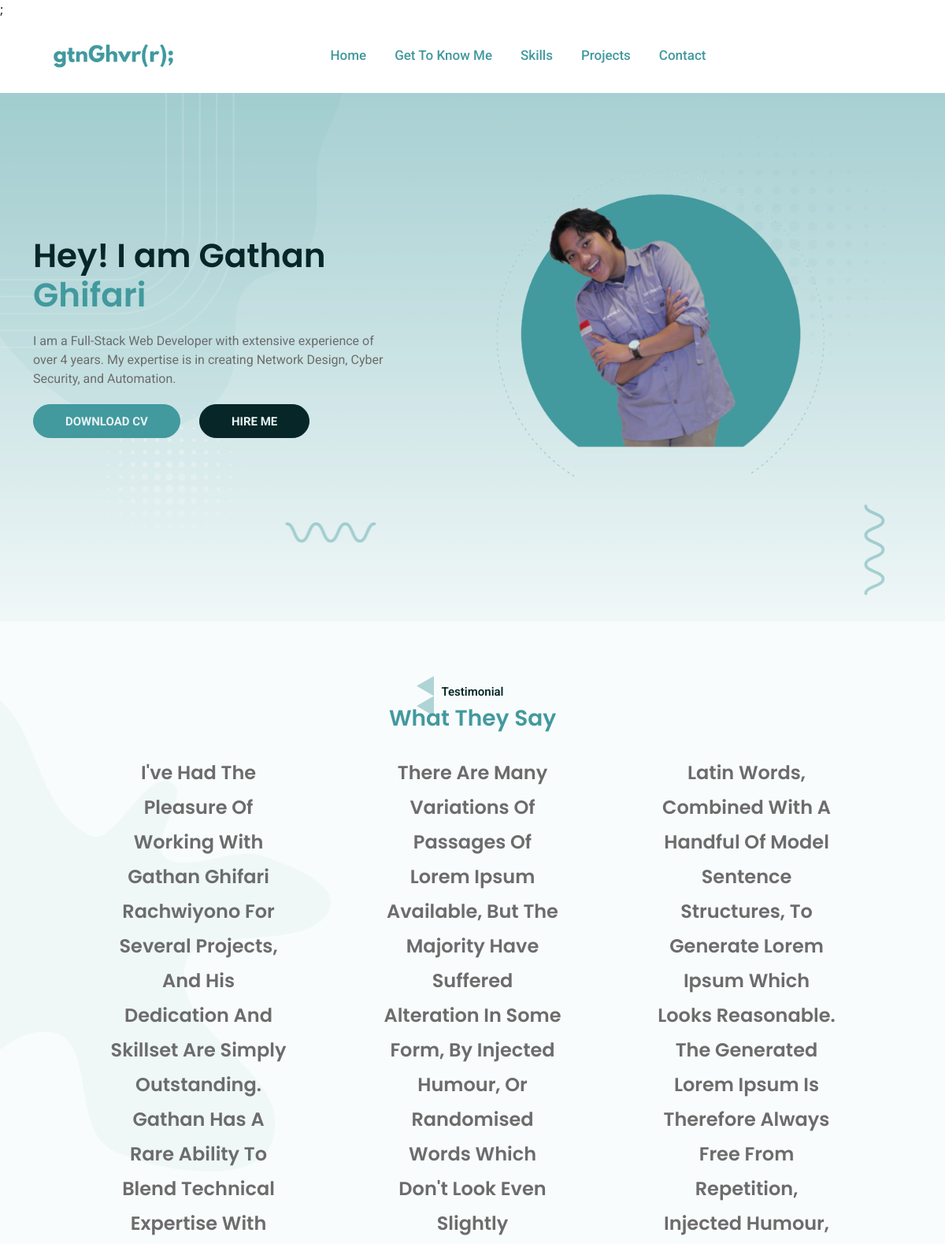
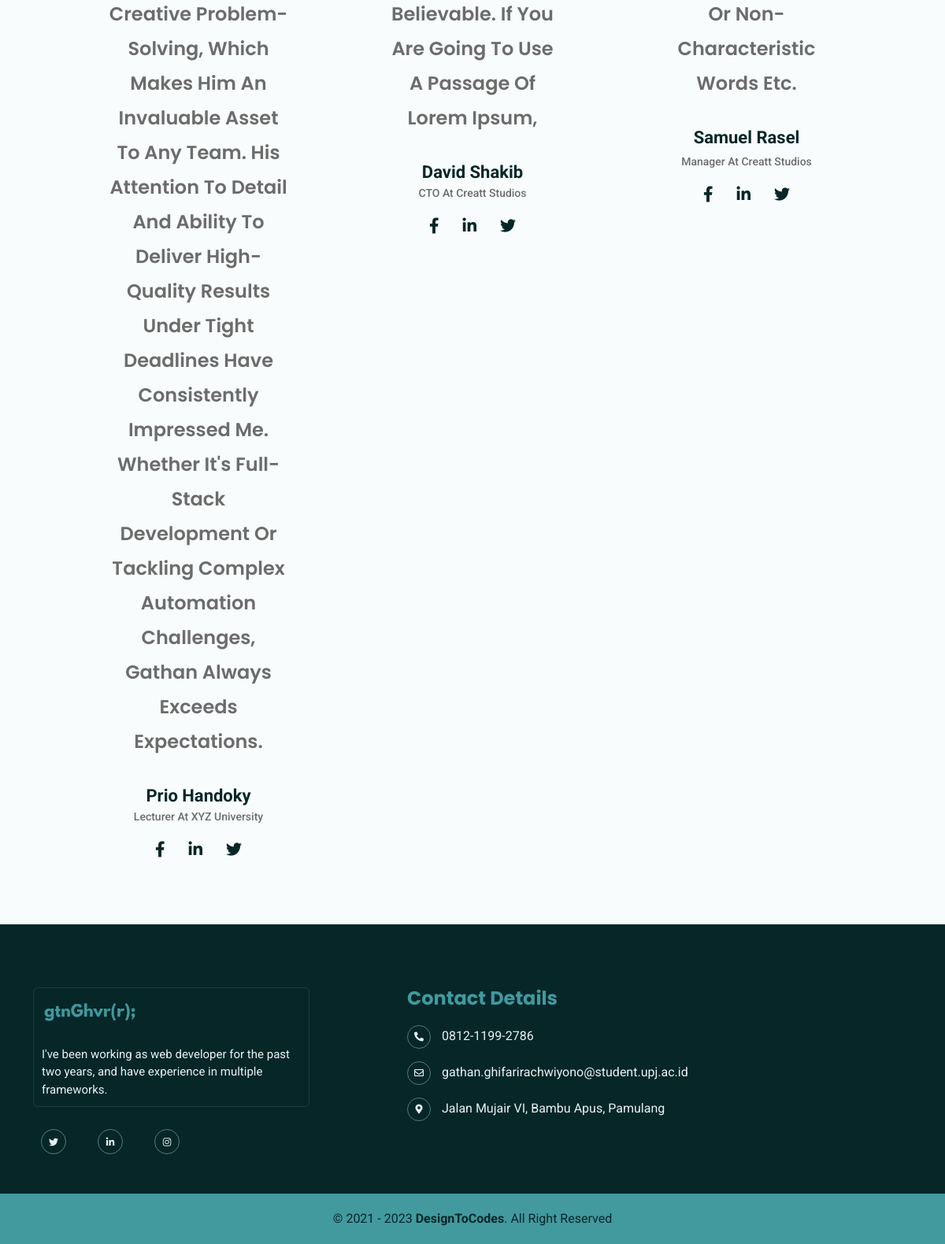
The app's page /home.php with its own data (2 pictures, top to bottom).
### tables this page shows
CREATE TABLE `navbar` (
  `navbar_1` varchar(20) DEFAULT NULL,
  `navbar_2` varchar(20) DEFAULT NULL,
  `navbar_3` varchar(20) DEFAULT NULL,
  `navbar_4` varchar(20) DEFAULT NULL,
  `navbar_5` varchar(20) DEFAULT NULL
);

CREATE TABLE `hero_home` (
  `h1` varchar(100) DEFAULT NULL,
  `caller_name` varchar(10) DEFAULT NULL,
  `p` varchar(200) DEFAULT NULL,
  `btn_1` varchar(20) DEFAULT NULL,
  `btn_2` varchar(20) DEFAULT NULL
);

CREATE TABLE `header_testimonial_section` (
  `small_header` varchar(20) DEFAULT NULL,
  `main_header` varchar(20) DEFAULT NULL
);

CREATE TABLE `testimonial` (
  `id_person` int(11) NOT NULL,
  `person_name` varchar(20) DEFAULT NULL,
  `occupation` varchar(40) DEFAULT NULL,
  `txt` varchar(1000) DEFAULT NULL
);

CREATE TABLE `footer` (
  `dsc` varchar(300) DEFAULT NULL,
  `rsvp` varchar(200) DEFAULT NULL,
  `email` varchar(200) DEFAULT NULL,
  `addr` varchar(100) DEFAULT NULL
);

### home.php (the view, shortened to what this page needs)
<!DOCTYPE html>
<html lang="en">
<head>
    <link rel="stylesheet" href="./lib/WOW-master/css/libs/animate.css">
    <link rel="stylesheet" href="https://cdnjs.cloudflare.com/ajax/libs/font-awesome/5.15.4/css/all.min.css">
    <link rel="stylesheet" href="https://cdnjs.cloudflare.com/ajax/libs/fancybox/3.5.7/jquery.fancybox.min.css">
    <link rel="stylesheet" href="./lib/slick-1.8.1/slick/slick.css">
    <link rel="stylesheet" href="./lib/slick-1.8.1/slick/slick-theme.css">
    <link rel="stylesheet" href="./lib/bootstrap-5/css/bootstrap.min.css">
    <link rel="stylesheet" href="./assets/css/style.css">
    <link rel="stylesheet" href="./assets/css/responsive.css">
     <?php include 'connections/connect.php'?>;
</head>
<body>
    <header class="d2c_navbar sticky-top">
        <div class="container">
            <nav class="navbar navbar-expand-lg px-0 py-0" id="d2c_main_nav">
                <a class="navbar-brand" href="./index.html"><img src="./assets/images/logo.png" alt="Logo"></a>
                <?php
                $select_sql = "select * from navbar";
                $execSQL = mysqli_query($conn, $select_sql);
                $result = mysqli_fetch_assoc($execSQL);
          ?>
                <div class="collapse navbar-collapse js-clone-nav justify-content-center">
                    <ul class="navbar-nav">
                        <li class="nav-item">
                            <a class="nav-link activate" href="home.php"><?php echo $result['navbar_1']; ?> <span class="sr-only">(current)</span></a>
                        </li>
                        <li class="nav-item">
                            <a class="nav-link" href="about.php"><?php echo $result['navbar_2'];?></a>
                        </li>
                        <li class="nav-item">
                            <a class="nav-link" href="skill.php"><?php echo $result['navbar_3'];?></a>
                        </li>
                        <li class="nav-item">
                            <a class="nav-link" href="portofolio.php"><?php echo $result['navbar_4'];?></a>
                        </li>
                        <li class="nav-item">
                            <a class="nav-link" href="contact.php"> <?php echo $result['navbar_5'];?></a>
                        </li>
                    </ul>
                </div>
            </nav>
        </div>
    </header>
    <main data-bs-spy="scroll" data-bs-target="#d2c_main_nav" class="position-relative">
         <?php
          $select_sql = "select * from hero_home";
          $execSQL = mysqli_query($conn, $select_sql);
          $result = mysqli_fetch_assoc($execSQL);
          ?>
        <section class="d2c_hero_wrapper position-relative" id="home">
            <div class="container">
                <div class="row align-items-center">
                    <div class="col-md-6 mb-5 mb-lg-0 text-center text-md-start wow fadeInLeft">
                        <h1><?php echo $result['h1']; ?> <span style="color: var(--primary_color)"><?php echo $result['caller_name']?></span></h1>
                        <p><?php echo $result['p']; ?></p>
                        <a href="#about" class="btn d2c_secondary_btn"><?php echo $result['btn_1']; ?></a>
                        <a href="#contact" class="btn"><?php echo $result['btn_2']; ?></a>
                    </div>
                    <div class="col-md-5">
                        <div class="d2c_hero_right wow fadeInRight">
                            <img src="./assets/images/Hero_right_img.png" class="img-fluid" alt="Hero Image">
                        </div>
                    </div>
                </div>
            </div>
            <img src="./assets/images/tringle_element.png" alt="Tringle Element">
            <img src="./assets/images/horizontal_wave.png" alt="Horizontal Wave">
            <img src="./assets/images/vertical_wave.png" alt="Vertical Wave">
        </section>
        <div class="d2c_testimonial_contact_bg">
            <?php
          $select_sql = "select * from header_testimonial_section";
          $execSQL = mysqli_query($conn, $select_sql);
          $result = mysqli_fetch_assoc($execSQL);
          ?>
            <section class="d2c_testimonial_wrapper" id="testimonial">
                <div class="container">
                    <h6 class="text-center"><?php echo $result['small_header']?></h6>
                    <h2 class="text-center"><?php echo $result['main_header']?></h2>
                    <div class="row d2c_testimonial_slider px-5">
                        <div class="col">
                        <?php
                            $select_sql = "select * from testimonial";
                            $execSQL = mysqli_query($conn, $select_sql);
                            $result = mysqli_fetch_assoc($execSQL);
                        ?>
                            <div class="d2c_testimonial_card px-1 px-md-5">
                                <h3 class="text-center"><?php echo $result['txt'];?></h3>
                                <p class="mb-0"><?php echo $result['person_name'];?></p>
                                <span class="mb-2 mb-lg-3"><?php echo $result['occupation'];?></span>
                                <ul class="list-group list-group-horizontal">
                                    <li>
                                        <a href="https://www.facebook.com/Designtocodes" target="_blank"><i class="fab fa-facebook-f"></i></a>
                                    </li>
                                    <li>
                                        <a href="https://www.linkedin.com/company/designtocodes/" target="_blank"><i class="fab fa-linkedin-in"></i></a>
                                    </li>
                                    <li>
                                        <a href="https://twitter.com/DesignToCodes" target="_blank"><i class="fab fa-twitter"></i></a>
                                    </li>
                                </ul>
                            </div>
                        </div>
                        <div class="col">
                            <div class="d2c_testimonial_card px-1 px-md-5">
                                <h3 class="text-center">There are many variations of passages of Lorem Ipsum available, but the majority have suffered alteration in some form, by injected humour, or randomised words which don't look even slightly believable. If you are going to use a passage of Lorem Ipsum,</h3>
                                <p class="mb-0">David Shakib </p>
                                <span class="mb-2 mb-lg-3">CTO at Creatt Studios</span>
                                <ul class="list-group list-group-horizontal">
                                    <li>
                                        <a href="https://www.facebook.com/Designtocodes" target="_blank"><i class="fab fa-facebook-f"></i></a>
                                    </li>
                                    <li>
                                        <a href="https://www.linkedin.com/company/designtocodes/" target="_blank"><i class="fab fa-linkedin-in"></i></a>
                                    </li>
                                    <li>
                                        <a href="https://twitter.com/DesignToCodes" target="_blank"><i class="fab fa-twitter"></i></a>
                                    </li>
                                </ul>
                            </div>
                        </div>
                        <div class="col">
                            <div class="d2c_testimonial_card px-1 px-md-5">
                                <h3 class="text-center">Latin words, combined with a handful of model sentence structures, to generate Lorem Ipsum which looks reasonable. The generated Lorem Ipsum is therefore always free from repetition, injected humour, or non-characteristic words etc.</h3>
                                <p class="mb-1">Samuel Rasel</p>
                                <span class="mb-2 mb-lg-3">Manager at Creatt Studios</span>
                                <ul class="list-group list-group-horizontal">
                                    <li>
                                        <a href="https://www.facebook.com/Designtocodes" target="_blank"><i class="fab fa-facebook-f"></i></a>
                                    </li>
                                    <li>
                                        <a href="https://www.linkedin.com/company/designtocodes/" target="_blank"><i class="fab fa-linkedin-in"></i></a>
                                    </li>
                                    <li>
                                        <a href="https://twitter.com/DesignToCodes" target="_blank"><i class="fab fa-twitter"></i></a>
                                    </li>
                                </ul>
                            </div>
                        </div>
                    </div>
                </div>
            </section>
        <?php
               $select_sql = "select * from footer";
               $execSQL = mysqli_query($conn, $select_sql);
               $result = mysqli_fetch_assoc($execSQL);
               ?>
        <footer class="d2c_footer_wrapper">
            <div class="d2c_footer_bg">
                <div class="container">
                    <div class="row">
                        <div class="col-md-12 col-lg-4 col-xl-5 mb-8 mb-lg-0 wow fadeInLeft">
                            <div class="d2c_footer_left">
                                <a href="./index.html">
                                    <img src="./assets/images/footer_logo.png" alt="Footer Logo">
                                </a>
                                <p class="mb-0"><?php echo $result['dsc'];?></p>
                            </div>
                        </div>
                        <div class="col-md-6 col-lg-4 col-xl wow fadeInUp">
                            <h4>Contact Details</h4>
                            <ul class="d2c_info_link mb-5 mb-md-0">
                                <li class="mb-3">
                                    <a href="tel:219-555-0114">
                                        <span>
                                            <i class="fas fa-phone-alt"></i>
                                        </span>
                                        <?php echo $result['rsvp'];?>
                                    </a>
                                </li>
                                <li class="mb-3">
                                    <a href="mailto:gathan.ghifarirachwiyono@student.upj.ac.id">
                                        <span>
                                            <i class="far fa-envelope"></i>
                                        </span>
                                        <?php echo $result['email']?>
                                    </a>
                                </li>
                                <li>
                                    <a href="https://www.google.com/maps/search/Royal+2464+Ln.+Mesa,+New+Jersey/@36.8616406,-103.4819732,5z/data=!3m1!4b1?entry=ttu" target="_blank">
                                        <span>
                                            <i class="fas fa-map-marker-alt"></i>
                                        </span>
                                        <?php echo $result['addr']?>
                                    </a>
                                </li>
                            </ul>
                        </div>
                            <div class="social-media">
                            <ul class="d2c_social_link list-group list-group-horizontal">
                                <li>
                                    <a href="https://twitter.com/DesignToCodes" target="_blank"><i class="fab fa-twitter"></i></a>
                                </li>
                                <li>
                                    <a href="https://www.linkedin.com/in/gathan-ghifari-rachwiyono-695515282/" target="_blank"><i class="fab fa-linkedin-in"></i></a>
                                </li>
                                <li>
                                    <a href="https://www.instagram.com/g_ghvr/" target="_blank"><i class="fab fa-instagram"></i></a>
                                </li>
                            </div>
                        </div>
                    </div>
                </div>
            </div>
        <div class="d2c_copy_wrapper">
            <p class="mb-0">&copy; 2021 - 2023 <a href="https://www.designtocodes.com/" target="_blank">DesignToCodes</a>. All Right Reserved</p>
        </div>
    </main>
</body>
</html>

### assets/css/responsive.css (style rules this page uses)
@media only screen and (min-width:1200px) and (max-width:1500px) { section { padding: 80px 0px; } }
@media only screen and (min-width:1200px) and (max-width:1500px) { h2 { font-size: 28px; } }
@media only screen and (min-width:1200px) and (max-width:1500px) { p { font-size: 16px; } }
@media only screen and (min-width:1200px) and (max-width:1500px) { .btn { font-size: 15px; padding: 10px 40px 9px; } }
@media only screen and (min-width:1200px) and (max-width:1500px) { .d2c_navbar { padding: 10px 0px; } }
@media only screen and (min-width:1200px) and (max-width:1500px) { .d2c_navbar .navbar-nav .nav-item { padding: 5px 0px; } }
@media only screen and (min-width:1200px) and (max-width:1500px) { .d2c_navbar .navbar-nav .nav-link { font-size: 17px; } }
@media only screen and (min-width:1200px) and (max-width:1500px) { .d2c_hero_wrapper { height: 100%; } }
@media only screen and (min-width:1200px) and (max-width:1500px) { h1 { font-size: 42px; margin-bottom: 20px; } }
@media only screen and (min-width:1200px) and (max-width:1500px) { .d2c_hero_wrapper p { margin-bottom: 20px; } }
@media only screen and (min-width:1200px) and (max-width:1500px) { .d2c_hero_wrapper img:nth-child(4) { bottom: 33px; right: 76px; } }
@media only screen and (min-width:1200px) and (max-width:1500px) { .d2c_testimonial_wrapper h2 { margin-bottom: 30px; } }
@media only screen and (min-width:1200px) and (max-width:1500px) { .d2c_testimonial_card h3 { font-size: 24px; } }
@media only screen and (min-width:1200px) and (max-width:1500px) { .d2c_testimonial_card p { font-size: 22px; } }
@media only screen and (min-width:1200px) and (max-width:1500px) { .d2c_testimonial_card span { font-size: 14px; } }
@media only screen and (min-width:1200px) and (max-width:1500px) { .d2c_footer_bg { padding: 80px 0px 50px; } }
@media only screen and (min-width:1200px) and (max-width:1500px) { .d2c_footer_wrapper img { max-width: 177px; max-height: 45px; margin-bottom: 18px; } }
@media only screen and (min-width:1200px) and (max-width:1500px) { .d2c_footer_wrapper p { font-size: 15px; } }
@media only screen and (min-width:1200px) and (max-width:1500px) { .d2c_footer_wrapper h4 { margin-bottom: 20px; } }
@media only screen and (min-width:1200px) and (max-width:1500px) { .d2c_footer_wrapper span { padding: 14px; margin-right: 10px; } }
@media only screen and (min-width:1200px) and (max-width:1500px) { .d2c_footer_wrapper i { font-size: 12px; } }
@media only screen and (min-width:1200px) and (max-width:1500px) { .d2c_footer_wrapper a { font-size: 16px; } }
@media only screen and (min-width:1200px) and (max-width:1500px) { .d2c_social_link li { padding: 15px; } }

### records on screen
navbar: navbar_1 "Home", navbar_2 "Get To Know Me", navbar_3 "Skills", navbar_4 "Projects", navbar_5 "Contact"
hero_home: h1 "Hey! I am Gathan", caller_name "Ghifari", p "I am a Full-Stack Web Developer with extensive experience of over 4 years. My expertise is in creating Network Design, Cyber Security, and Automation.", btn_1 "DOWNLOAD CV", btn_2 "HIRE ME"
header_testimonial_section: small_header "Testimonial", main_header "What They Say"
testimonial: txt "I've Had The Pleasure Of Working With Gathan Ghifari Rachwiyono For Several Projects, And His Dedication And Skillset Are Simply Outstanding. Gathan Has A Rare Ability To Blend Technical Expertise With Creative Problem-Solving, Which Makes Him An Invaluable Asset To Any Team. His Attention To Detail And Ability To Deliver High-Quality Results Under Tight Deadlines Have Consistently Impressed Me. Whether It's Full-Stack Development Or Tackling Complex Automation Challenges, Gathan Always Exceeds Expectations.", person_name "Prio Handoky", occupation "Lecturer At XYZ University"
footer: dsc "I've been working as web developer for the past two years, and have experience in multiple frameworks.", rsvp "0812-1199-2786", email "gathan.ghifarirachwiyono@student.upj.ac.id", addr "Jalan Mujair VI, Bambu Apus, Pamulang"
